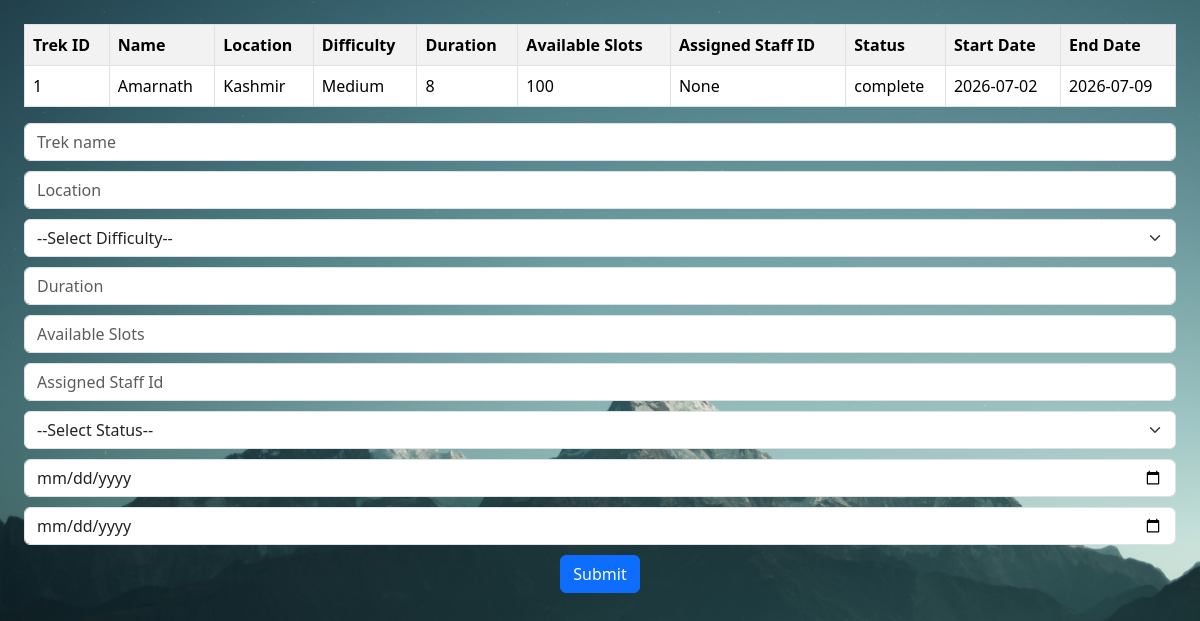
Screenshot of /edit-trek/1 (signed in) with the database file from the repository.
### models.py (models this page shows)
class Trek(db.Model):
    __tablename__="treks"
    trek_id=db.Column(db.Integer,primary_key=True)
    name=db.Column(db.String(100),nullable=False)
    location=db.Column(db.String(100),nullable=False)
    difficulty=db.Column(db.String(50),nullable=False)
    duration=db.Column(db.Integer,nullable=False)
    available_slots=db.Column(db.Integer,nullable=False)
    assigned_staff_id=db.Column(db.Integer,db.ForeignKey("users.user_id"),nullable=True)
    status=db.Column(db.String(50),nullable=False)
    start_date=db.Column(db.Date, nullable=False)
    end_date=db.Column(db.Date, nullable=False)
    bookings=db.relationship("Booking",backref="treks",lazy=True)

### app.py (the view, shortened to what this page needs)
@app.route("/edit-trek/<int:trek_id>",methods=["GET","POST"])
def edittrek(trek_id):
    if session.get("role")!="admin":
        return "You are not the Admin"
    trek_to_edit=Trek.query.filter_by(trek_id=trek_id).first()
    if trek_to_edit==None:
        return "Invalid Trek ID"
    if request.method=="GET":
        return render_template("admin/edit-trek.html",trek=trek_to_edit)

### templates/admin/edit-trek.html (shortened to what this page needs)
<!DOCTYPE html>
<html lang="en">
<head>
    <link href="https://cdn.jsdelivr.net/npm/bootstrap@5.3.8/dist/css/bootstrap.min.css" rel="stylesheet">
    <link href="../static/css/style.css" rel="stylesheet">
</head>
<body class="bg-mountains p-4">
    <table class="table table-bordered table-striped">
        <tr>
            <th>Trek ID</th>
            <th>Name</th>
            <th>Location</th>
            <th>Difficulty</th>
            <th>Duration</th>
            <th>Available Slots</th>
            <th>Assigned Staff ID</th>
            <th>Status</th>
            <th>Start Date</th>
            <th>End Date</th>
        </tr>
        <tr>
            <td>{{trek.trek_id}}</td>
            <td>{{trek.name}}</td>
            <td>{{trek.location}}</td>
            <td>{{trek.difficulty}}</td>
            <td>{{trek.duration}}</td>
            <td>{{trek.available_slots}}</td>
            <td>{{trek.assigned_staff_id}}</td>
            <td>{{trek.status}}</td>
            <td>{{trek.start_date}}</td>
            <td>{{trek.end_date}}</td>
        </tr>
    </table>
    <form method="post" action="/edit-trek/{{trek.trek_id}}" class="form">
        <input type="text" class="form-control" placeholder="Trek name" name="name" required>
        <input type="text" class="form-control" placeholder="Location" name="location" required>
        <select name="difficulty" class="form-select" required>
            <option value="" selected disabled>--Select Difficulty--</option>
        </select>
        <input type="text" class="form-control" placeholder="Duration" name="duration" required>
        <input type="text" class="form-control" placeholder="Available Slots" name="available_slots" required>
        <input type="text" class="form-control" placeholder="Assigned Staff Id" name="assigned_staff_id" required>
        <select name="status" class="form-select" required>
            <option value="" selected disabled>--Select Status--</option>
        </select>
        <input type="date" class="form-control" name="start_date" required>
        <input type="date" class="form-control" name="end_date" required>
        <button type="submit" class="btn btn-primary">Submit</button>
    </form>
</body>
</html>

### static/css/style.css (style rules this page uses)
.form { display: flex; flex-direction: column; align-items: center; width: 100%; gap: 10px; }
.bg-mountains { background-image: url(../images/login-page-mountains.jpg); background-repeat: no-repeat; background-size: cover; background-position: center; min-height: 90vh; }
select { width: 170px; padding: 5px; }

### rows the page displays
Trek: trek_id "1", name "Amarnath", location "Kashmir", difficulty "Medium", duration "8", available_slots "100", assigned_staff_id "None", status "complete", start_date "2026-07-02", end_date "2026-07-09"
